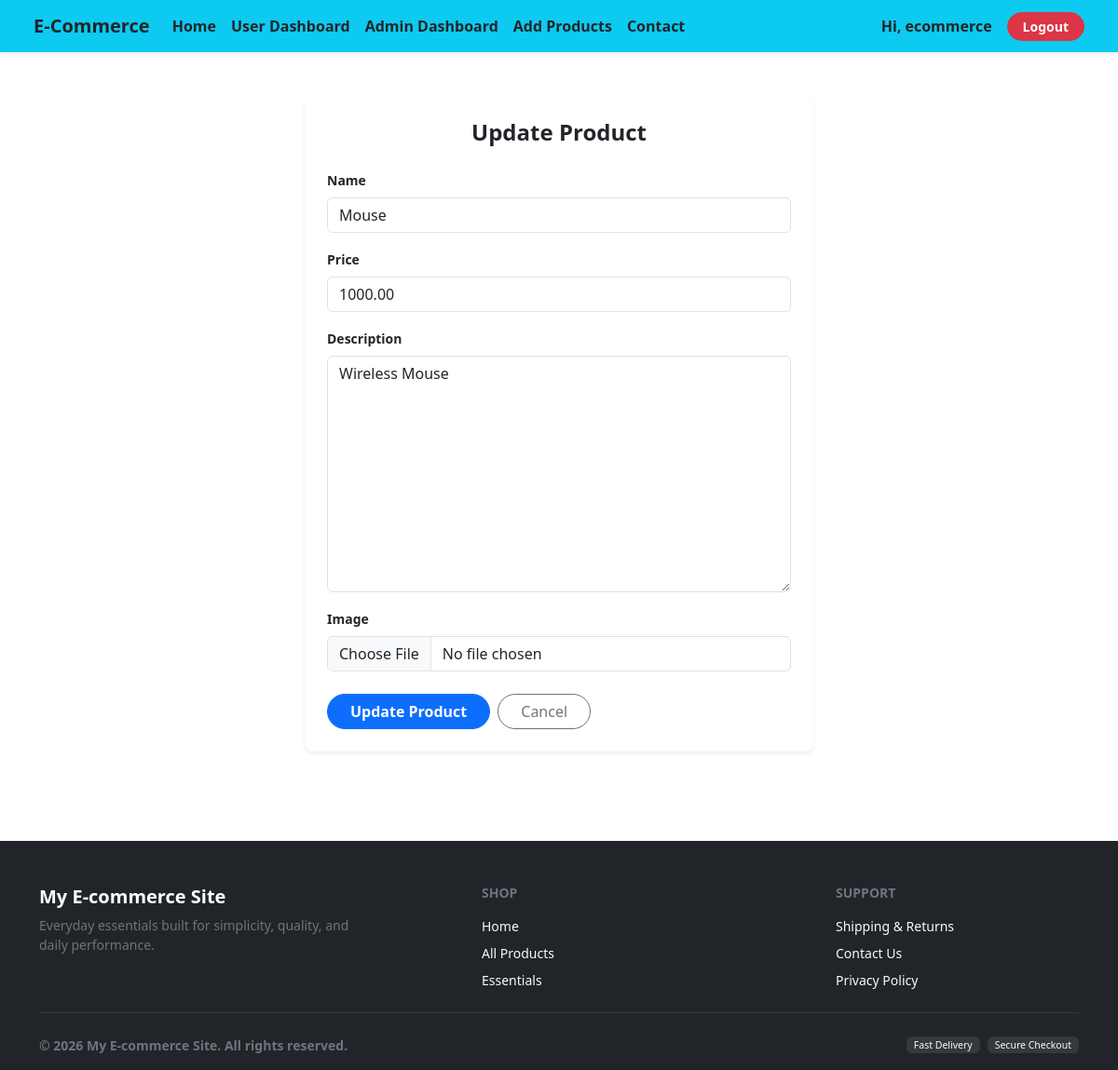
The page /update/6/ (signed in) on the database its author committed.
### ecommerce/models.py (models this page shows, shortened)
class Product(models.Model):
    name=models.CharField(max_length=100)
    price=models.DecimalField(max_digits=10,decimal_places=2)
    description=models.TextField()
    image=models.ImageField(upload_to='products/')
    created_at=models.DateTimeField(auto_now_add=True)

### ecommerce/views.py (the view)
# urls.py: path('update/<int:id>/', views.update_product, name='update_product'),
@user_passes_test(lambda u: u.is_staff,login_url='login')
@login_required(login_url='login')
def update_product(request, id):
    product = get_object_or_404(Product, id=id)
    if request.method == 'POST':
        form = ProductForm(request.POST, request.FILES, instance=product)
        if form.is_valid():
            form.save()
            return redirect('products')
    else:
        form = ProductForm(instance=product)
    return render(request, 'add_product.html', {'form': form})

### ecommerce/forms.py
class ProductForm(forms.ModelForm):
    class Meta:
        model = Product
        fields = '__all__'
        widgets = {
            'name': forms.TextInput(attrs={'class': 'form-control', 'placeholder': 'Enter product name'}),
            'price': forms.NumberInput(attrs={'class': 'form-control', 'placeholder': 'Enter price'}),
            'description': forms.Textarea(attrs={'class': 'form-control', 'placeholder': 'Enter description'}),
            'image': forms.FileInput(attrs={'class': 'form-control'}),
        }

### ecommerce/templates/add_product.html (shortened to what this page needs)
{% extends 'base.html' %}
{% block content %}
<div class="container py-5">
    <div class="row justify-content-center">
        <div class="col-md-6">
            <div class="card border-0 shadow-sm rounded-3">
                <div class="card-body p-4">
                    <h2 class="h4 fw-bold text-center text-dark mb-4">
                        {% if form.instance.id %}Update Product{% else %}Add Product{% endif %}
                    </h2>
                    <form method="POST" enctype="multipart/form-data">
                        {% for field in form %}
                            <div class="mb-3">
                                <label for="{{ field.id_for_label }}" class="form-label fw-semibold small">
                                    {{ field.label }}
                                </label>
                                {{ field }}
                            </div>
                        {% endfor %}
                        <div class="d-flex gap-2 mt-4">
                            <button type="submit" class="btn btn-primary rounded-pill px-4 fw-semibold">
                                {% if form.instance.id %}Update Product{% else %}Add Product{% endif %}
                            </button>
                            <a href="{% url 'products' %}" class="btn btn-outline-secondary rounded-pill px-4">
                                Cancel
                            </a>
                        </div>
                    </form>
                </div>
            </div>
        </div>
    </div>
</div>
{% endblock %}

### ecommerce/templates/base.html (shortened to what this page needs)
{%load static %}
<!DOCTYPE html>
<html lang="en">
<head>
    <link rel="stylesheet" href="{% static 'bootstrap/css/bootstrap.min.css' %}">
</head>
<body>
<header>
    <nav class="navbar navbar-expand-lg bg-info navbar-light shadow-sm px-4">
        <div class="container-fluid">
            <a class="navbar-brand fw-bold text-dark" href="{% url 'home' %}">E-Commerce</a>
            <div class="collapse navbar-collapse" id="navbarNavDropdown">
                <ul class="navbar-nav">
                    <li class="nav-item">
                        <a class="nav-link fw-semibold text-dark {% if request.resolver_match.url_name == 'home' %}active{% endif %}" href="{% url 'home' %}">Home</a>
                    </li>
                    {% if user.is_authenticated %}
                        <li class="nav-item">
                            <a class="nav-link fw-semibold text-dark {% if request.resolver_match.url_name == 'user_dashboard' %}active{% endif %}" href="{% url 'user_dashboard' %}">User Dashboard</a>
                        </li>
                    {% endif %}
                    {% if user.is_staff %}
                        <li class="nav-item">
                            <a class="nav-link fw-semibold text-dark {% if request.resolver_match.url_name == 'products' %}active{% endif %}" href="{% url 'products' %}">Admin Dashboard</a>
                        </li>
                        <li class="nav-item">
                            <a class="nav-link fw-semibold text-dark {% if request.resolver_match.url_name == 'add_product' %}active{% endif %}" href="{% url 'add_product' %}">Add Products</a>
                        </li>
                    {% endif %}
                    <li class="nav-item">
                        <a class="nav-link fw-semibold text-dark" href="#footer">Contact</a>
                    </li>
                </ul>
                <ul class="navbar-nav ms-auto align-items-center gap-2 mt-2 mt-lg-0">
                    {% if user.is_authenticated %}
                        <li class="nav-item">
                            <span class="nav-link fw-semibold text-dark">Hi, {{ user.username }}</span>
                        </li>
                        <li class="nav-item">
                            <a class="btn btn-danger btn-sm rounded-pill text-white px-3 fw-semibold" href="{% url 'logout' %}">Logout</a>
                        </li>
                    {% endif %}
                </ul>
            </div>
        </div>
    </nav>
</header>
    <main>
        {% block content %}
        {% endblock %}
    </main>
<footer class="bg-dark text-light pt-5 pb-3 mt-5">
    <div class="container">
        <div class="row g-4 justify-content-between">
            <div class="col-lg-4 col-md-6">
                <h5 class="fw-bold text-white mb-2">My E-commerce Site</h5>
                <p class="text-secondary small mb-3">
                    Everyday essentials built for simplicity, quality, and daily performance.
                </p>
            </div>
            <div class="col-lg-3 col-md-3 col-6">
                <h6 class="text-uppercase fw-semibold text-secondary small mb-3">Shop</h6>
                <ul class="list-unstyled small mb-0">
                    <li class="mb-2"><a href="/" class="link-light text-decoration-none">Home</a></li>
                    <li class="mb-2"><a href="/products/" class="link-light text-decoration-none">All Products</a></li>
                    <li><a href="/products/?category=essentials" class="link-light text-decoration-none">Essentials</a></li>
                </ul>
            </div>
            <div class="col-lg-3 col-md-3 col-6">
                <h6 class="text-uppercase fw-semibold text-secondary small mb-3">Support</h6>
                <ul class="list-unstyled small mb-0">
                    <li class="mb-2"><a href="#" class="link-light text-decoration-none">Shipping &amp; Returns</a></li>
                    <li class="mb-2"><a href="#" class="link-light text-decoration-none">Contact Us</a></li>
                    <li><a href="#" class="link-light text-decoration-none">Privacy Policy</a></li>
                </ul>
            </div>
        </div>
        <hr class="border-secondary opacity-25 my-4">
        <div class="d-flex flex-column flex-sm-row justify-content-between align-items-center small text-secondary">
            <p class="mb-2 mb-sm-0 fw-semibold text-secondary">
                &copy; {% now "Y" %} My E-commerce Site. All rights reserved.
            </p>
            <div class="d-flex gap-2">
                <span class="badge bg-secondary bg-opacity-25 text-light fw-normal px-2 py-1">Fast Delivery</span>
                <span class="badge bg-secondary bg-opacity-25 text-light fw-normal px-2 py-1">Secure Checkout</span>
            </div>
        </div>
    </div>
</footer>
</body>
</html>

### rows shown on the page
Product: form "Mouse" "1000.00" "Wireless Mouse"

### other values the page prints
{{ user.username }} "ecommerce"
{{ field.label }} "Name" "Price" "Description" "Image"
